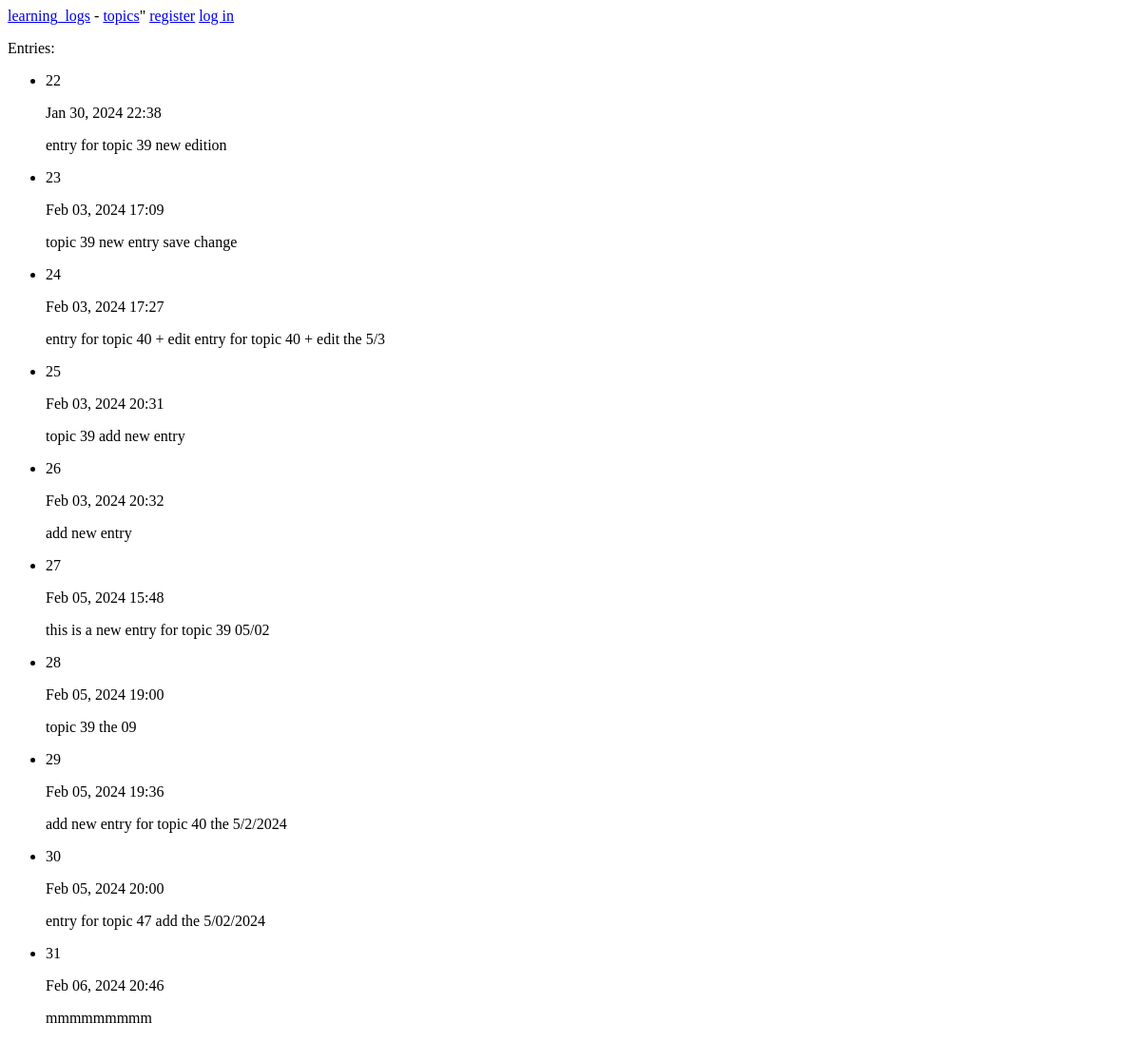
Before: /show_entry/ with the older database file.
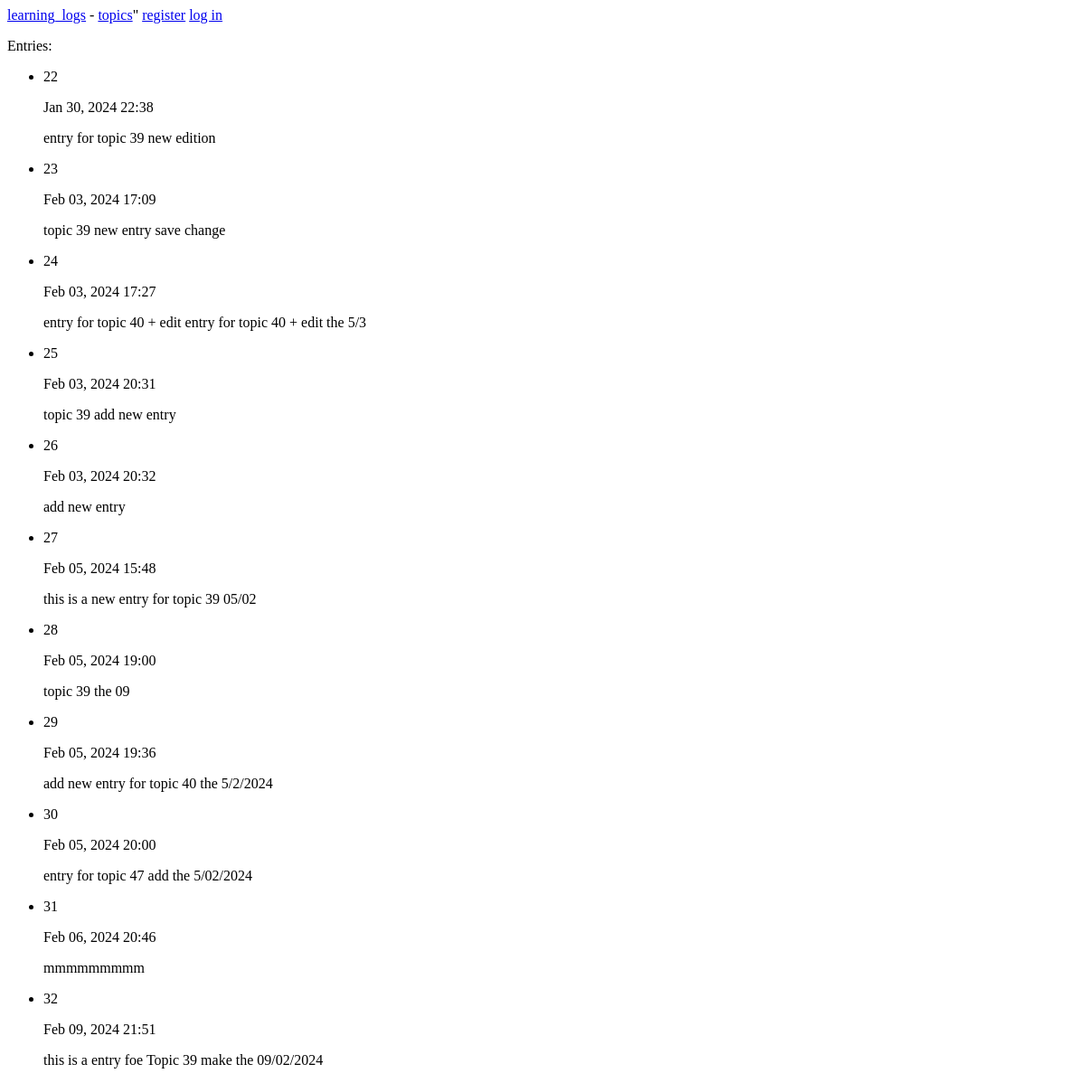
After: the same page with the newer database file.
### learning_logs/models.py (models this page shows, shortened)
class Entry(models.Model):
    topic = models.ForeignKey(Topic, on_delete=models.CASCADE)
    text = TextField(max_length=200)  # Using the custom TextField
    date_added = models.DateTimeField(auto_now_add=True)
    class Meta:
        verbose_name_plural = 'entries'

### learning_logs/views.py (the view)
# urls.py: url(r'^show_entry/$', views.show_entry , name='show_entry'),
def show_entry(request ):
    try:
       entries = Entry.objects.all()
       context = {'entries': entries}
       return render(request, 'learning_logs/show_entry.html', context)
    except EntryForm.DoesNotExist:
     raise Http404("Entry does not exist")

### learning_logs/templates/learning_logs/show_entry.html
{% extends 'learning_logs/base.html' %}
{% block content %}
 <p>Entries:</p>
<ul>
   {% for entry in entries %}
     <li>
      <p>{{ entry.id }}</p>
      <p>{{ entry.date_added|date:'M d, Y H:i' }}</p>
      <p>{{ entry.text|linebreaks }}</p>
     </li>
    {% empty %}
     <li>
       There are no entry yet.
      <li>
     {% endfor %}
</ul>
{% endblock content %}

Changed rows visible on the page:
added Entry: id "32", date_added "Feb 09, 2024 21:51", text "this is a entry foe Topic 39 make the 09/02/2024"
